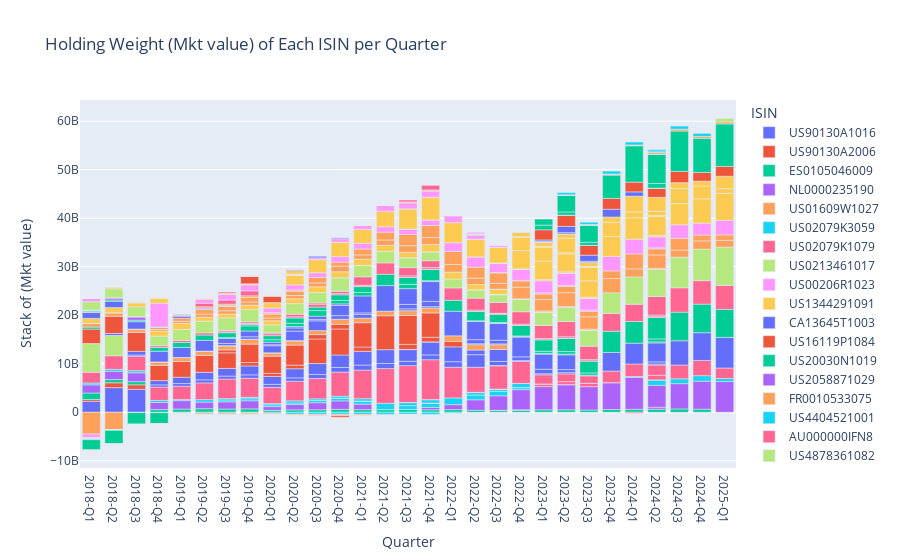

The notebook cell this image was saved under:
### Code cell
create_stacked_bar_chart(portfolio_equity_df, 'Mkt value')
